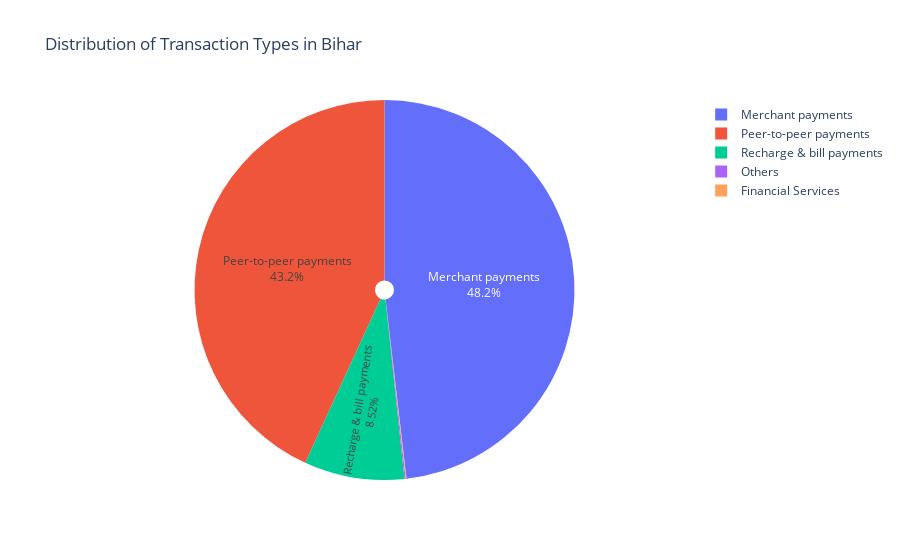

This figure's notebook cell:
### Markdown cell above
5. Distribution of Transaction Types in a Specific State

### Code cell
# Choose a state to analyze (with correct capitalization)
state_to_analyze = 'Bihar'

# Filter the DataFrame for the selected state
state_df = df_filtered[df_filtered['state'] == state_to_analyze]

# Group by the correct column name: 'transaction_category'
state_transaction_counts = state_df.groupby('transaction_category')['transaction_count'].sum().reset_index()

# Create a pie chart
fig_state_pie = px.pie(state_transaction_counts,
                       names='transaction_category',
                       values='transaction_count',
                       title=f'Distribution of Transaction Types in {state_to_analyze}',
                       hole=0.05)

fig_state_pie.update_traces(textposition='inside', textinfo='percent+label')
fig_state_pie.show()

### Figure 1 — Plotly figure (JSON) as saved in the notebook; plotly's stock layout.template omitted (floating-point values rounded to 4 significant figures)
{"data": [{"domain": {"x": [0, 1], "y": [0, 1]}, "hole": 0.05, "hovertemplate": "transaction_category=%{label}<br>transaction_count=%{value}<extra></extra>", "labels": ["Financial Services", "Merchant payments", "Others", "Peer-to-peer payments", "Recharge & bill payments"], "legendgroup": "", "name": "", "showlegend": true, "textinfo": "percent+label", "textposition": "inside", "type": "pie", "values": [6948836, 5268451146, 11594718, 4721945776, 932086348]}], "layout": {"legend": {"tracegroupgap": 0}, "title": {"text": "Distribution of Transaction Types in Bihar"}}}
